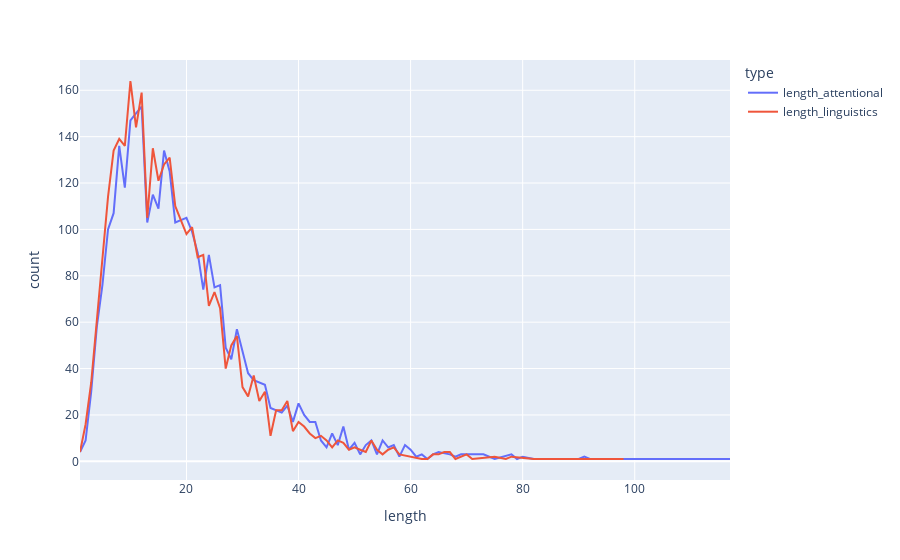

Notebook code for this chart:
### Code cell
df = df_sentence[["length_linguistics", "length_attentional"]].melt().groupby(["variable", "value"], as_index=False).size().rename(columns={"size":"count",
                                                                                                                              "variable":"type",
                                                                                                                             "value":"length"})
fig = px.line(df, x="length", y="count", color="type")                                                                                                                        
fig.show()
# fig.write_html("../images/universal-dependencies/UD_EWT_length_linguistics_vs_attentional.html")

### Figure 1 — Plotly figure (JSON) as saved in the notebook; plotly's stock layout.template omitted (floating-point values rounded to 4 significant figures)
{"data": [{"hovertemplate": "type=length_attentional<br>length=%{x}<br>count=%{y}<extra></extra>", "legendgroup": "length_attentional", "line": {"color": "#636efa", "dash": "solid"}, "marker": {"symbol": "circle"}, "mode": "lines", "name": "length_attentional", "orientation": "v", "showlegend": true, "type": "scatter", "x": [1, 2, 3, 4, 5, 6, 7, 8, 9, 10, 11, 12, 13, 14, 15, 16, 17, 18, 19, 20, 21, 22, 23, 24, 25, 26, 27, 28, 29, 30, 31, 32, 33, 34, 35, 36, 37, 38, 39, 40, 41, 42, 43, 44, 45, 46, 47, 48, 49, 50, 51, 52, 53, 54, 55, 56, 57, 58, 59, 60, 61, 62, 63, 64, 65, 67, 68, 69, 72, 73, 75, 78, 79, 80, 82, 83, 86, 87, 90, 91, 92, 117], "xaxis": "x", "y": [4, 9, 30, 58, 76, 100, 107, 136, 118, 147, 150, 153, 103, 115, 109, 134, 125, 103, 104, 105, 99, 90, 74, 89, 75, 76, 49, 44, 57, 48, 38, 35, 34, 33, 23, 22, 21, 24, 17, 25, 20, 17, 17, 9, 6, 12, 7, 15, 5, 8, 3, 7, 9, 3, 9, 6, 7, 2, 7, 5, 2, 3, 1, 3, 4, 3, 2, 3, 3, 3, 1, 3, 1, 2, 1, 1, 1, 1, 1, 2, 1, 1], "yaxis": "y"}, {"hovertemplate": "type=length_linguistics<br>length=%{x}<br>count=%{y}<extra></extra>", "legendgroup": "length_linguistics", "line": {"color": "#EF553B", "dash": "solid"}, "marker": {"symbol": "circle"}, "mode": "lines", "name": "length_linguistics", "orientation": "v", "showlegend": true, "type": "scatter", "x": [1, 2, 3, 4, 5, 6, 7, 8, 9, 10, 11, 12, 13, 14, 15, 16, 17, 18, 19, 20, 21, 22, 23, 24, 25, 26, 27, 28, 29, 30, 31, 32, 33, 34, 35, 36, 37, 38, 39, 40, 41, 42, 43, 44, 45, 46, 47, 48, 49, 50, 51, 52, 53, 54, 55, 56, 57, 58, 62, 63, 64, 65, 66, 67, 68, 70, 71, 75, 77, 78, 82, 83, 85, 86, 98], "xaxis": "x", "y": [4, 16, 34, 61, 85, 114, 134, 139, 136, 164, 144, 159, 105, 135, 121, 128, 131, 110, 104, 98, 101, 88, 89, 67, 73, 66, 40, 50, 54, 32, 28, 37, 26, 30, 11, 22, 22, 26, 13, 17, 15, 12, 10, 11, 9, 6, 9, 8, 5, 6, 5, 4, 9, 5, 3, 5, 6, 3, 1, 1, 3, 3, 4, 4, 1, 3, 1, 2, 1, 2, 1, 1, 1, 1, 1], "yaxis": "y"}], "layout": {"legend": {"title": {"text": "type"}, "tracegroupgap": 0}, "margin": {"t": 60}, "xaxis": {"anchor": "y", "domain": [0, 1], "title": {"text": "length"}}, "yaxis": {"anchor": "x", "domain": [0, 1], "title": {"text": "count"}}}}
